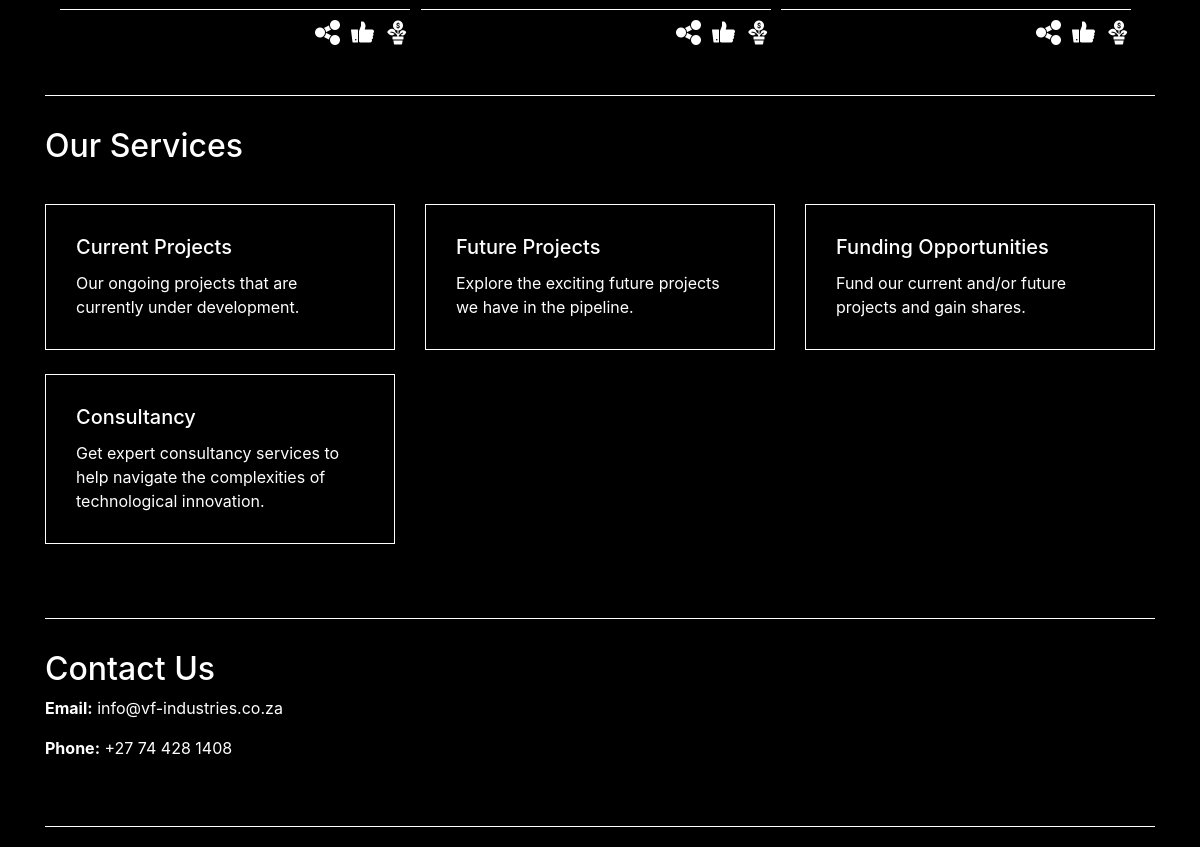
The app's page / (lower part), older data.
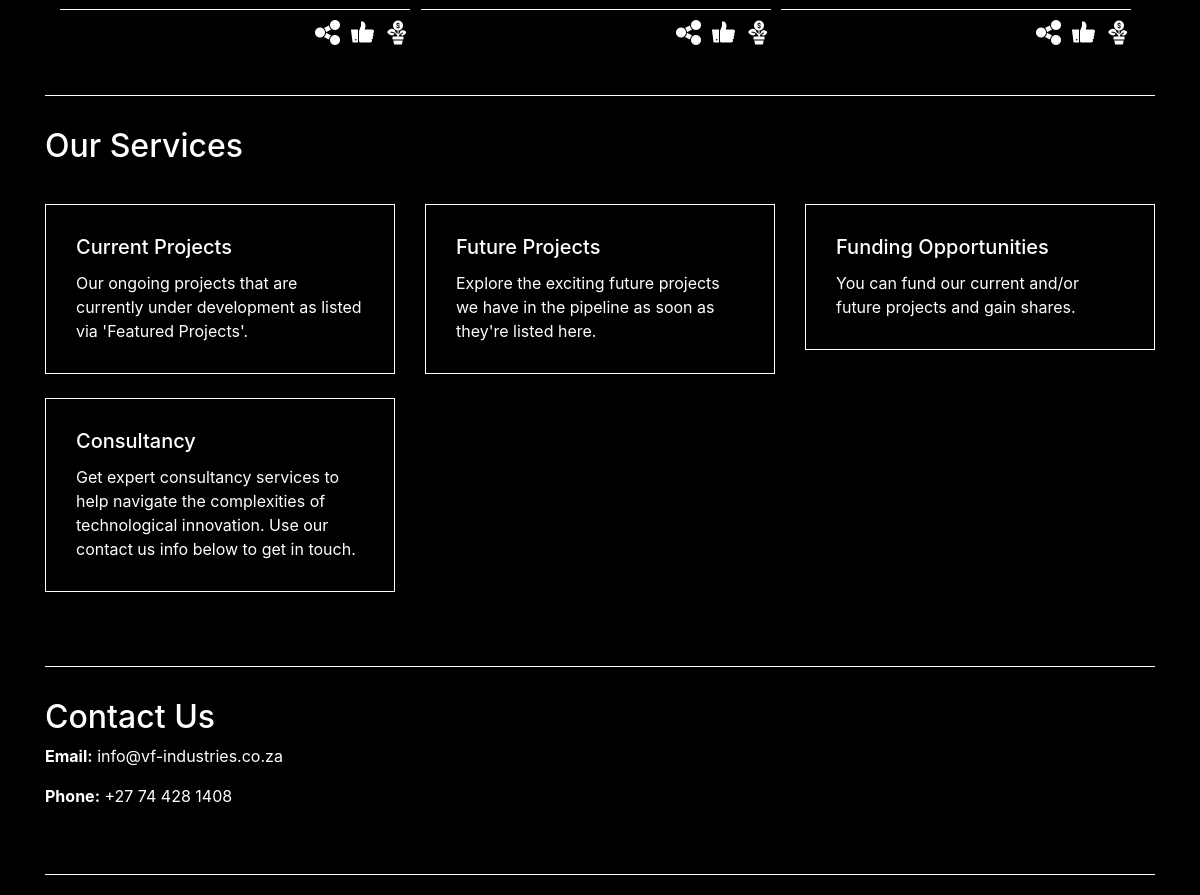
The same page, newer data.
### vflabs_home/models.py (models this page shows, shortened)
class Service(models.Model):
    name = models.CharField(max_length=100)
    description = models.TextField()
    icon = models.CharField(max_length=100, blank=True, null=True)
    created_at = models.DateTimeField(auto_now_add=True)
    updated_at = models.DateTimeField(auto_now=True)

### vflabs_home/views.py (the view)
# urls.py: 2. Add a URL to urlpatterns:  path('', views.home, name='home')
def home(request):
    featured_projects = Project.objects.filter(featured=True)[:3]
    services = Service.objects.all()
    contact_details = {
        'email': 'info@vf-industries.co.za',
        'phone': '+27 74 428 1408',
    }
    return render(request, 'home.html', {'projects': featured_projects, 'services': services, 'contact_details': contact_details})

### vflabs_home/templates/home.html (shortened to what this page needs)
{% extends "base.html" %}
{% load static %}
{% block head %}
<head>
</head>
{% endblock %}
{% block content %}
<body style="background-color: black;">
    <div class="container">
        <div class="square">
                               <div class="underline2"></div>
                                <div class="icons-wrapper">
                                    <div class="icon">
                                        <img src="{% static 'images/share.png' %}" alt="Share" onclick="copyToClipboard('{{ request.build_absolute_uri }}')">
                                    </div>
                                        <div class="icon">
                                             <img src="{% static 'images/like.png' %}" alt="Like" onclick="likeProject({{ project.id }})">
                                        </div>
                                            <div class="icon">
                                                <a href="#">
                                                    <img src="{% static 'images/invest.png' %}" alt="Invest">
                                                </a>
                                            </div>
                                </div>
        </div>
        <div class="square">
            <div class="underline2"></div>
        <div class="icons-wrapper">
                                    <div class="icon">
                                        <img src="{% static 'images/share.png' %}" alt="Share" onclick="copyToClipboard('{{ request.build_absolute_uri }}')">
                                    </div>
                                        <div class="icon">
                                             <img src="{% static 'images/like.png' %}" alt="Like" onclick="likeProject({{ project.id }})">
                                        </div>
                                            <div class="icon">
                                                <a href="#">
                                                    <img src="{% static 'images/invest.png' %}" alt="Invest">
                                                </a>
                                            </div>
                                </div>
        </div>
        <div class="square">
            <div class="underline2"></div>
        <div class="icons-wrapper">
                                    <div class="icon">
                                        <img src="{% static 'images/share.png' %}" alt="Share" onclick="copyToClipboard('{{ request.build_absolute_uri }}')">
                                    </div>
                                        <div class="icon">
                                             <img src="{% static 'images/like.png' %}" alt="Like" onclick="likeProject({{ project.id }})">
                                        </div>
                                            <div class="icon">
                                                <a href="#">
                                                    <img src="{% static 'images/invest.png' %}" alt="Invest">
                                                </a>
                                            </div>
                                </div>
        </div>
    </div>
    <div class="underline" style="padding-top:40px;"></div>
      <h2 class="text-color" style="padding-bottom:20px;">Our Services</h2>
    <div class="row">
        {% for service in services %}
            <div class="col-md-4 mb-4">
                <div class="card-box">
                    <div class="card-body">
                        <h5 class="card-title">{{ service.name }}</h5>
                        <p class="card-text">{{ service.description }}</p>
                    </div>
                </div>
            </div>
        {% endfor %}
    </div>
<div class="underline" style="padding-top:40px;"></div>
<div class="text-color">
    <h2>Contact Us</h2>
    <p><strong>Email:</strong> {{ contact_details.email }}</p>
    <p><strong>Phone:</strong> {{ contact_details.phone }}</p>
</div>
<div class="underline" style="padding-top:40px;"></div>
</body>
{% endblock %}

### vflabs_home/templates/base.html (shortened to what this page needs)
<!DOCTYPE html>
<html lang="en">
<head>
    <link rel="stylesheet" href="https://stackpath.bootstrapcdn.com/bootstrap/4.5.2/css/bootstrap.min.css">
    {% block head %}
    {% endblock %}
</head>
<body>
    <div class="container">
        {% block content %}
        {% endblock %}
    </div>
</body>
</html>

### vflabs_home/templates/home.html (style rules this page uses)
.underline2 { width: 100%; border-bottom: 1px solid white; margin: 10px 0; }
.card-box { color: white; border: 0.5px solid white; padding: 10px; display: flex; flex-direction: column; justify-content: flex-start; align-items: flex-start; position: relative; }
.icons-wrapper { display: flex; justify-content: flex-end; gap: 10px; width: 100%; position: relative; }
.icon { height: 25px; width: 25px; position: relative; display: flex; align-items: center; transition: margin-left 0.3s ease, opacity 0.3s ease; }
.container { display: flex; gap: 10.5px; flex-wrap: wrap; }
.square { width: 350px; height: auto; display: flex; flex-direction: column; align-items: center; justify-content: center; }
.square img { width: 100%; height: auto; }
.underline { border-bottom: 1px solid white; margin-bottom: 20px; width: 100% }
.text-color { color: white }

Row changes from the older to the newer data that the page shows:
changed Service "Current Projects": description "Our ongoing projects that are currently under development." → "Our ongoing projects that are currently under development as listed via 'Featured Projects'."
changed Service "Future Projects": description "Explore the exciting future projects we have in the pipeline." → "Explore the exciting future projects we have in the pipeline as soon as they're listed here."
changed Service "Funding Opportunities": description "Fund our current and/or future projects and gain shares." → "You can fund our current and/or future projects and gain shares."
changed Service "Consultancy": description "Get expert consultancy services to help navigate the complexities of technological innovation." → "Get expert consultancy services to help navigate the complexities of technological innovation. Use our contact us info below to get in touch."
